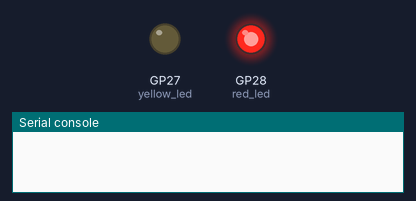
A program run on a simulated Raspberry Pi Pico running MicroPython. Parts: output pins drawn as LEDs (lit = HIGH), the last lines printed to the serial console.

Above: at 0.5 s.
At 2.0 s:
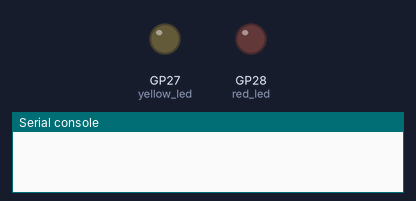
At 3.5 s:
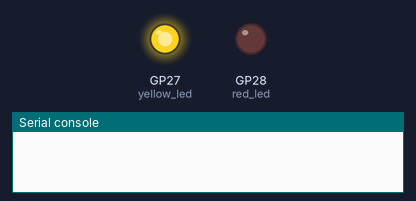
At 4.5 s:
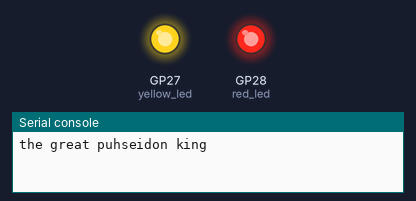
Timing chart, 0 to 5.2 s (numbered marks = the images above):
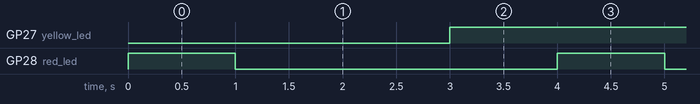

Measured:
- by itself, GP27 (yellow_led): alternates HIGH for 3.0 s and LOW for 1.0 s
- by itself, GP28 (red_led): alternates HIGH for 1.0 s and LOW for 3.0 s

The program:

leds.py
```python
import machine
from machine import Pin
import time


red_led = Pin(28, Pin.OUT)
while True :

    red_led.on()
    time.sleep(1) # Wait for USB to become ready
    red_led.off()
    time.sleep(1)
    yellow_led = Pin(27, Pin.OUT)
    yellow_led.off()
    time.sleep(1) # Wait for USB to become ready
    yellow_led.on()
    time.sleep(1)
    print("the great puhseidon king")
```
